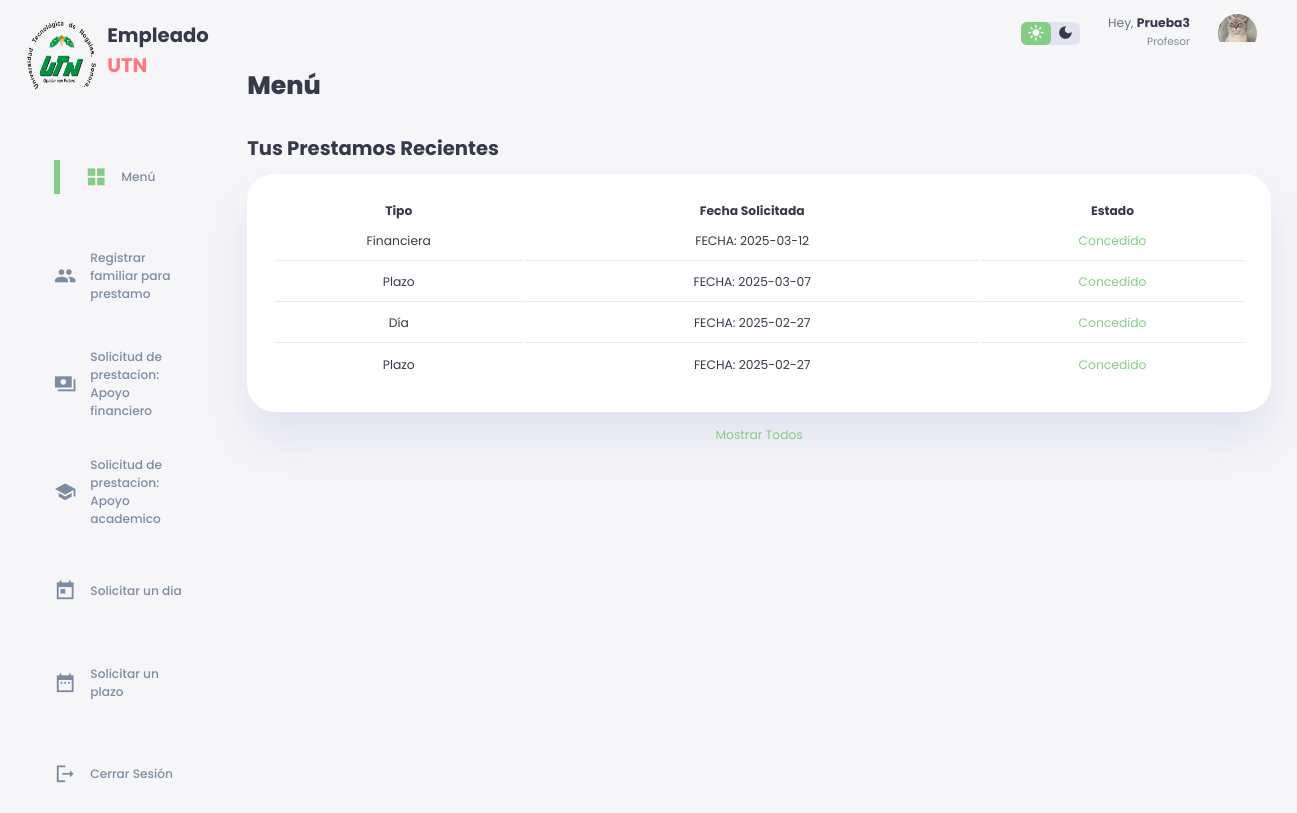
The app's page /indexEmpleado.php (signed in), older data.
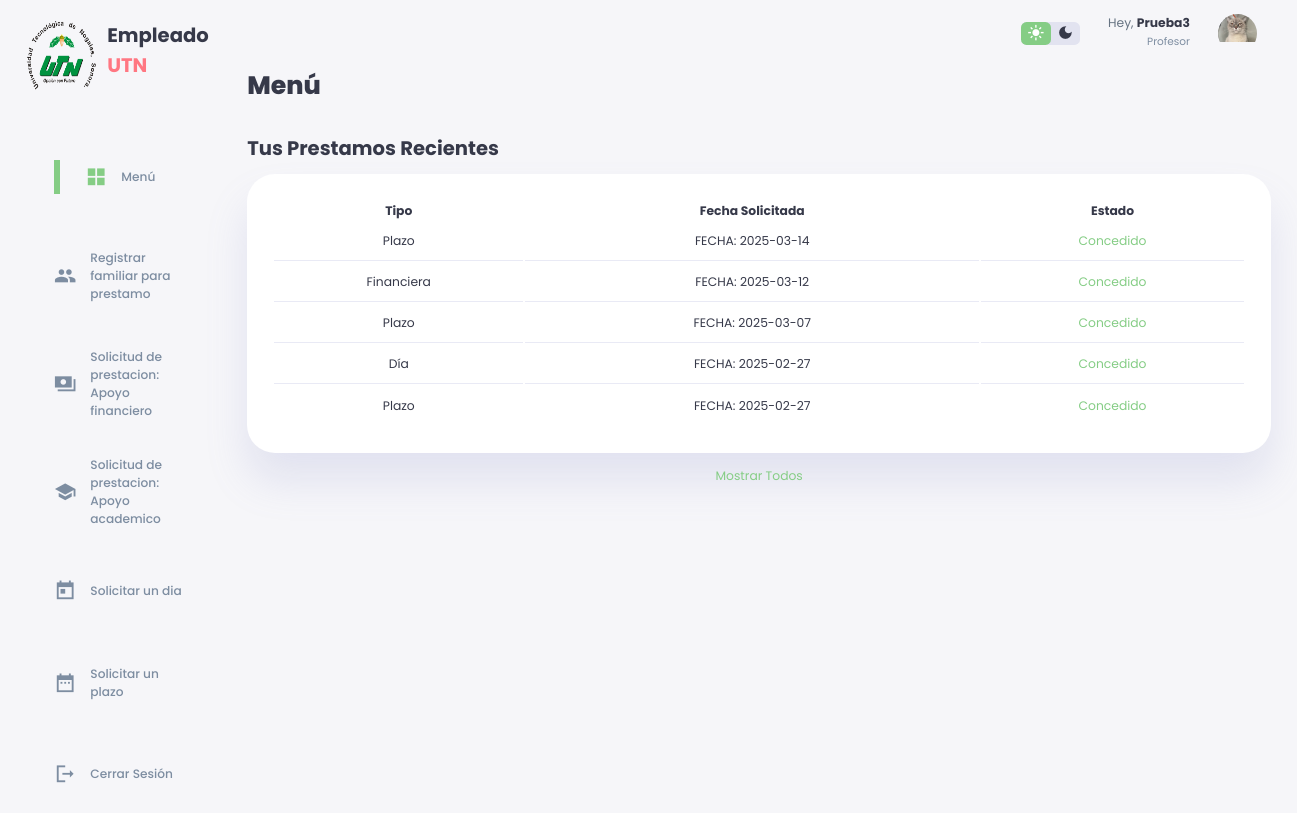
The same page, newer data.
### tables this page shows
CREATE TABLE `empleado_prestacion` (
  `Numero_Empleado` int(11) NOT NULL,
  `Id_Prestacion` int(11) NOT NULL,
  `Tipo` varchar(40) NOT NULL,
  `Fecha_Solicitada` date NOT NULL DEFAULT current_timestamp(),
  `Fecha_Otorgada` date DEFAULT NULL
);

### indexEmpleado.php (the view, shortened to what this page needs)
<?php
require_once("conn.php");
?>
<!DOCTYPE html>
<html lang="en">
<head>
    <link rel="stylesheet" href="./styleEmpleado.css">
</head>
<body>
    <div class="container">
        <aside>
            <div class="top">
                <div class="logo">
                        <img src="./images/logo.png.png">
                        <h2>Empleado<span class="danger">
                            UTN</span> </h2>
                </div>
            </div>
            <div class="sidebar">
                <a href="index.php" class="active">
                    <span class="material-icons-sharp">grid_view</span>
                    <h3>Menú</h3>
                </a>
                <a href="registrarfamiliares.php">
                    <span class="material-icons-sharp">people</span>
                    <h3>Registrar familiar para prestamo</h3>
                </a>
                <a href="SOLICITUDprestacionesfinancieras.php">
                    <span class="material-icons-sharp">payments</span>
                    <h3>Solicitud de prestacion: Apoyo financiero</h3>
                </a>
                <a href="SOLICITUDprestacionapoyoacademico.php">
                    <span class="material-icons-sharp">school</span>
                    <h3>Solicitud de prestacion: Apoyo academico</h3>
                </a>
                <a href="SOLICITUDprestaciondia.php">
                    <span class="material-icons-sharp">today</span>
                    <h3>Solicitar un dia</h3>
                </a>
                <a href="SOLICITUDprestacionplazo.php">
                    <span class="material-icons-sharp">date_range</span>
                    <h3>Solicitar un plazo</h3>
                </a>
                <a href="#" onclick="event.preventDefault(); document.getElementById('logout-form').submit();">
                    <span class="material-icons-sharp">logout</span>
                    <h3>Cerrar Sesión</h3>
                </a>
            </div>
        </aside>
    <div class="contenido">
        <div class="top">
                <div class="theme-toggler">
                    <span class="material-icons-sharp active">light_mode</span>
                    <span class="material-icons-sharp">dark_mode</span>
                </div>
                <div class="profile">
                    <div class="info">
                    <?php
                    echo '<p>Hey, <b>'.htmlspecialchars($_SESSION['Nombre_Empleado']).'</b></p>
                        <small class="text-muted">'.htmlspecialchars($_SESSION['Area']).'</small>';
                    ?>
                    </div>
                    <div class="profile-photo">
                        <img src="./images/profile-1.jpg.jpeg">
                    </div>
                </div>
        </div>
        <main>
            <h1>Menú</h1>
            <div class="prestamos-recientes">
                <h2>Tus Prestamos Recientes</h2>
                <table>
                    <thead>
                        <tr>
                    <th>Tipo</th>
                    <th>Fecha Solicitada</th>
                    <th>Estado</th>
                    </thead>
                    <tbody>
            <?php
                    $querySPR = $conn->prepare("SELECT * FROM empleado_prestacion WHERE Numero_Empleado = ? ORDER BY Fecha_Solicitada DESC LIMIT 6");
                    $querySPR->bind_param("i", $_SESSION['Numero_Empleado']);
                    $querySPR->execute();
                    $resultSPR = $querySPR->get_result();
                    while($rowSPR = $resultSPR->fetch_assoc())
                    {
                      echo "<div class='benefits-container'>";
                      echo "<td>".$rowSPR['Tipo']."</td>";
                      echo "<td>FECHA: ".$rowSPR['Fecha_Solicitada']."</td>";
                        if (is_null($rowSPR['Fecha_Otorgada']))
                        {
                            echo "<td class=".'warning'.">En espera</td>";
                        }
                        else
                        {
                            echo "<td class=".'success'.">Concedido</td>";
                        }
                    }
            ?>
                    </tbody>
                </table>
                <a href="">Mostrar Todos</a>
            </div>
        </main>
    </div>
</div>
</body>
</html>

Row changes from the older to the newer data that the page shows:
added empleado_prestacion: Tipo "Plazo", Fecha_Solicitada "2025-03-14", Fecha_Otorgada "Concedido"
